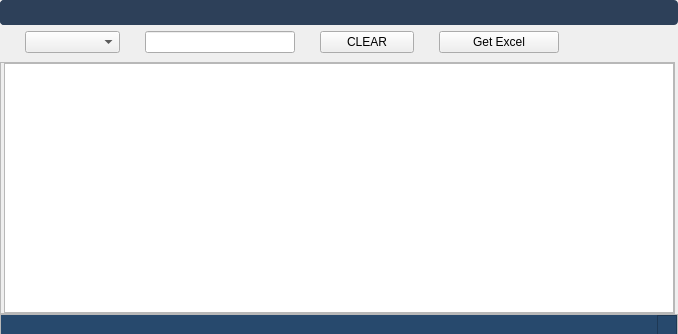
<?xml version="1.0" encoding="UTF-8"?>
<ui version="4.0">
 <class>MainWindow</class>
 <widget class="QMainWindow" name="MainWindow">
  <property name="geometry">
   <rect>
    <x>0</x>
    <y>0</y>
    <width>678</width>
    <height>334</height>
   </rect>
  </property>
  <property name="windowTitle">
   <string>MainWindow</string>
  </property>
  <property name="dockOptions">
   <set>QMainWindow::AllowNestedDocks|QMainWindow::AllowTabbedDocks|QMainWindow::AnimatedDocks|QMainWindow::ForceTabbedDocks|QMainWindow::GroupedDragging|QMainWindow::VerticalTabs</set>
  </property>
  <widget class="QWidget" name="centralwidget">
   <layout class="QGridLayout" name="gridLayout">
    <property name="leftMargin">
     <number>0</number>
    </property>
    <property name="topMargin">
     <number>0</number>
    </property>
    <property name="rightMargin">
     <number>0</number>
    </property>
    <property name="bottomMargin">
     <number>0</number>
    </property>
    <property name="spacing">
     <number>0</number>
    </property>
    <item row="2" column="2">
     <widget class="Line" name="line_3">
      <property name="styleSheet">
       <string notr="true">background-color: transparent;</string>
      </property>
      <property name="orientation">
       <enum>Qt::Vertical</enum>
      </property>
     </widget>
    </item>
    <item row="3" column="0">
     <widget class="Line" name="line_18">
      <property name="orientation">
       <enum>Qt::Horizontal</enum>
      </property>
     </widget>
    </item>
    <item row="1" column="1">
     <widget class="Line" name="line_2">
      <property name="styleSheet">
       <string notr="true">background-color: transparent;</string>
      </property>
      <property name="orientation">
       <enum>Qt::Horizontal</enum>
      </property>
     </widget>
    </item>
    <item row="2" column="1">
     <widget class="QFrame" name="mainFrame">
      <property name="sizePolicy">
       <sizepolicy hsizetype="Expanding" vsizetype="Expanding">
        <horstretch>0</horstretch>
        <verstretch>0</verstretch>
       </sizepolicy>
      </property>
      <property name="frameShape">
       <enum>QFrame::StyledPanel</enum>
      </property>
      <property name="frameShadow">
       <enum>QFrame::Raised</enum>
      </property>
      <layout class="QGridLayout" name="gridLayout_4">
       <property name="leftMargin">
        <number>0</number>
       </property>
       <property name="topMargin">
        <number>0</number>
       </property>
       <property name="rightMargin">
        <number>0</number>
       </property>
       <property name="bottomMargin">
        <number>0</number>
       </property>
       <property name="spacing">
        <number>0</number>
       </property>
       <item row="0" column="1">
        <widget class="QTableView" name="tableView">
         <property name="font">
          <font>
           <pointsize>11</pointsize>
          </font>
         </property>
         <property name="styleSheet">
          <string notr="true"/>
         </property>
         <property name="selectionBehavior">
          <enum>QAbstractItemView::SelectRows</enum>
         </property>
         <property name="showGrid">
          <bool>false</bool>
         </property>
         <property name="sortingEnabled">
          <bool>true</bool>
         </property>
         <attribute name="verticalHeaderDefaultSectionSize">
          <number>23</number>
         </attribute>
        </widget>
       </item>
       <item row="0" column="0">
        <widget class="Line" name="line">
         <property name="styleSheet">
          <string notr="true">background-color:transparent;</string>
         </property>
         <property name="orientation">
          <enum>Qt::Vertical</enum>
         </property>
        </widget>
       </item>
      </layout>
     </widget>
    </item>
    <item row="3" column="1" colspan="2">
     <widget class="QFrame" name="StatusBar">
      <property name="minimumSize">
       <size>
        <width>0</width>
        <height>20</height>
       </size>
      </property>
      <property name="maximumSize">
       <size>
        <width>16777215</width>
        <height>20</height>
       </size>
      </property>
      <property name="frameShape">
       <enum>QFrame::StyledPanel</enum>
      </property>
      <property name="frameShadow">
       <enum>QFrame::Raised</enum>
      </property>
      <layout class="QGridLayout" name="gridLayout_7">
       <property name="leftMargin">
        <number>0</number>
       </property>
       <property name="topMargin">
        <number>0</number>
       </property>
       <property name="rightMargin">
        <number>0</number>
       </property>
       <property name="bottomMargin">
        <number>0</number>
       </property>
       <property name="spacing">
        <number>0</number>
       </property>
       <item row="0" column="0">
        <widget class="QLabel" name="label">
         <property name="minimumSize">
          <size>
           <width>0</width>
           <height>20</height>
          </size>
         </property>
         <property name="styleSheet">
          <string notr="true">background-color:#27496D;
  border-radius: 0
px;</string>
         </property>
         <property name="text">
          <string/>
         </property>
         <property name="wordWrap">
          <bool>true</bool>
         </property>
        </widget>
       </item>
       <item row="0" column="1">
        <widget class="QFrame" name="gripFolio">
         <property name="minimumSize">
          <size>
           <width>0</width>
           <height>20</height>
          </size>
         </property>
         <property name="maximumSize">
          <size>
           <width>20</width>
           <height>20</height>
          </size>
         </property>
         <property name="styleSheet">
          <string notr="true">background-color:#27496D;
  border-radius: 0
px;</string>
         </property>
         <property name="frameShape">
          <enum>QFrame::StyledPanel</enum>
         </property>
         <property name="frameShadow">
          <enum>QFrame::Raised</enum>
         </property>
         <property name="lineWidth">
          <number>0</number>
         </property>
        </widget>
       </item>
      </layout>
     </widget>
    </item>
    <item row="0" column="0" colspan="3">
     <widget class="QWidget" name="indexBar" native="true">
      <property name="sizePolicy">
       <sizepolicy hsizetype="Preferred" vsizetype="Minimum">
        <horstretch>0</horstretch>
        <verstretch>0</verstretch>
       </sizepolicy>
      </property>
      <property name="minimumSize">
       <size>
        <width>0</width>
        <height>0</height>
       </size>
      </property>
      <property name="styleSheet">
       <string notr="true">QTreeView:branch:selected, QTreeView:branch:hover {
  background: url(&quot;:/qss_icons/rc/transparent.png&quot;);
}

QTreeView:branch:has-siblings:!adjoins-item {
  border-image: url(&quot;:/qss_icons/rc/branch_line.png&quot;) 0;
}

QTreeView:branch:has-siblings:adjoins-item {
  border-image: url(&quot;:/qss_icons/rc/branch_more.png&quot;) 0;
}

QTreeView:branch:!has-children:!has-siblings:adjoins-item {
  border-image: url(&quot;:/qss_icons/rc/branch_end.png&quot;) 0;
}

QTreeView:branch:has-children:!has-siblings:closed, QTreeView:branch:closed:has-children:has-siblings {
  border-image: none;
  image: url(&quot;:/qss_icons/rc/branch_closed.png&quot;);
}

QTreeView:branch:open:has-children:!has-siblings, QTreeView:branch:open:has-children:has-siblings {
  border-image: none;
  image: url(&quot;:/qss_icons/rc/branch_open.png&quot;);
}

QTreeView:branch:has-children:!has-siblings:closed:hover, QTreeView:branch:closed:has-children:has-siblings:hover {
  image: url(&quot;:/qss_icons/rc/branch_closed_focus.png&quot;);
}

QTreeView:branch:open:has-children:!has-siblings:hover, QTreeView:branch:open:has-children:has-siblings:hover {
  image: url(&quot;:/qss_icons/rc/branch_open_focus.png&quot;);
}

QTreeView::indicator:checked,
QListView::indicator:checked {
  image: url(&quot;:/qss_icons/rc/checkbox_checked.png&quot;);
}

QTreeView::indicator:checked:hover, QTreeView::indicator:checked:focus, QTreeView::indicator:checked:pressed,
QListView::indicator:checked:hover,
QListView::indicator:checked:focus,
QListView::indicator:checked:pressed {
  image: url(&quot;:/qss_icons/rc/checkbox_checked_focus.png&quot;);
}

QTreeView::indicator:unchecked,
QListView::indicator:unchecked {
  image: url(&quot;:/qss_icons/rc/checkbox_unchecked.png&quot;);
}

QTreeView::indicator:unchecked:hover, QTreeView::indicator:unchecked:focus, QTreeView::indicator:unchecked:pressed,
QListView::indicator:unchecked:hover,
QListView::indicator:unchecked:focus,
QListView::indicator:unchecked:pressed {
  image: url(&quot;:/qss_icons/rc/checkbox_unchecked_focus.png&quot;);
}

QTreeView::indicator:indeterminate,
QListView::indicator:indeterminate {
  image: url(&quot;:/qss_icons/rc/checkbox_indeterminate.png&quot;);
}

QTreeView::indicator:indeterminate:hover, QTreeView::indicator:indeterminate:focus, QTreeView::indicator:indeterminate:pressed,
QListView::indicator:indeterminate:hover,
QListView::indicator:indeterminate:focus,
QListView::indicator:indeterminate:pressed {
  image: url(&quot;:/qss_icons/rc/checkbox_indeterminate_focus.png&quot;);
}

QTreeView,
QListView,
QTableView,
QColumnView {
  background-color: #ffffff;
  border: 1px solid #2d2d2d;
  color: #F0F0F0;
  gridline-color: #2d2d2d;
  border-radius: 4px;
}

QTreeView:disabled,
QListView:disabled,
QTableView:disabled,
QColumnView:disabled {
  background-color: #1e1e1e;
  color: #787878;
}

QTreeView:selected,
QListView:selected,
QTableView:selected,
QColumnView:selected {
  background-color: #ffffff;
  color: #2d2d2d;
}

QTreeView:hover,
QListView:hover,
QTableView:hover,
QColumnView:hover {
  background-color: #ffffff;
  border: 1px solid #148CD2;
}

QTreeView::item:pressed,
QListView::item:pressed,
QTableView::item:pressed,
QColumnView::item:pressed {
  background-color: #ffffff;
}

QTreeView::item:selected:hover,
QListView::item:selected:hover,
QTableView::item:selected:hover,
QColumnView::item:selected:hover {
  background: #ffffff;
  color: #282828;
}

QTreeView::item:selected:active,
QListView::item:selected:active,
QTableView::item:selected:active,
QColumnView::item:selected:active {
background-color: palette(highlight);
 color: palette(highlightedText);
}

QTreeView::item:!selected:hover,
QListView::item:!selected:hover,
QTableView::item:!selected:hover,
QColumnView::item:!selected:hover {
  outline: 0;
  color: #148CD2;
  background-color: #2d2d2d;
}

QTableCornerButton::section {
  background-color: #282828;
  border: 1px transparent #2d2d2d;
  border-radius: 0px;
}
</string>
      </property>
      <layout class="QGridLayout" name="gridLayout_2">
       <property name="leftMargin">
        <number>0</number>
       </property>
       <property name="topMargin">
        <number>0</number>
       </property>
       <property name="rightMargin">
        <number>0</number>
       </property>
       <property name="bottomMargin">
        <number>6</number>
       </property>
       <property name="horizontalSpacing">
        <number>0</number>
       </property>
       <property name="verticalSpacing">
        <number>6</number>
       </property>
       <item row="1" column="1" rowspan="2">
        <widget class="QComboBox" name="cbHeads"/>
       </item>
       <item row="1" column="4" rowspan="2">
        <widget class="Line" name="line_10">
         <property name="minimumSize">
          <size>
           <width>10</width>
           <height>0</height>
          </size>
         </property>
         <property name="maximumSize">
          <size>
           <width>25</width>
           <height>16777215</height>
          </size>
         </property>
         <property name="styleSheet">
          <string notr="true">background-color:transparent</string>
         </property>
         <property name="orientation">
          <enum>Qt::Horizontal</enum>
         </property>
        </widget>
       </item>
       <item row="1" column="5" rowspan="2">
        <widget class="QPushButton" name="pbClearfilter">
         <property name="minimumSize">
          <size>
           <width>80</width>
           <height>0</height>
          </size>
         </property>
         <property name="maximumSize">
          <size>
           <width>200</width>
           <height>16777215</height>
          </size>
         </property>
         <property name="text">
          <string>CLEAR</string>
         </property>
        </widget>
       </item>
       <item row="1" column="9" rowspan="2">
        <widget class="Line" name="line_13">
         <property name="minimumSize">
          <size>
           <width>10</width>
           <height>0</height>
          </size>
         </property>
         <property name="maximumSize">
          <size>
           <width>16777215</width>
           <height>16777215</height>
          </size>
         </property>
         <property name="styleSheet">
          <string notr="true">background-color:transparent</string>
         </property>
         <property name="orientation">
          <enum>Qt::Horizontal</enum>
         </property>
        </widget>
       </item>
       <item row="2" column="0">
        <widget class="Line" name="line_14">
         <property name="minimumSize">
          <size>
           <width>10</width>
           <height>0</height>
          </size>
         </property>
         <property name="maximumSize">
          <size>
           <width>25</width>
           <height>16777215</height>
          </size>
         </property>
         <property name="styleSheet">
          <string notr="true">background-color: transparent;</string>
         </property>
         <property name="orientation">
          <enum>Qt::Horizontal</enum>
         </property>
        </widget>
       </item>
       <item row="1" column="7" rowspan="2" colspan="2">
        <widget class="QPushButton" name="pbGetExcel">
         <property name="minimumSize">
          <size>
           <width>80</width>
           <height>0</height>
          </size>
         </property>
         <property name="maximumSize">
          <size>
           <width>200</width>
           <height>16777215</height>
          </size>
         </property>
         <property name="text">
          <string>Get Excel</string>
         </property>
        </widget>
       </item>
       <item row="1" column="6" rowspan="2">
        <widget class="Line" name="line_7">
         <property name="minimumSize">
          <size>
           <width>10</width>
           <height>0</height>
          </size>
         </property>
         <property name="maximumSize">
          <size>
           <width>25</width>
           <height>16777215</height>
          </size>
         </property>
         <property name="styleSheet">
          <string notr="true">background-color: transparent;</string>
         </property>
         <property name="orientation">
          <enum>Qt::Horizontal</enum>
         </property>
        </widget>
       </item>
       <item row="2" column="2">
        <widget class="Line" name="line_12">
         <property name="minimumSize">
          <size>
           <width>10</width>
           <height>0</height>
          </size>
         </property>
         <property name="maximumSize">
          <size>
           <width>25</width>
           <height>16777215</height>
          </size>
         </property>
         <property name="styleSheet">
          <string notr="true">background-color: transparent;</string>
         </property>
         <property name="orientation">
          <enum>Qt::Horizontal</enum>
         </property>
        </widget>
       </item>
       <item row="2" column="8">
        <widget class="Line" name="line_11">
         <property name="minimumSize">
          <size>
           <width>10</width>
           <height>0</height>
          </size>
         </property>
         <property name="maximumSize">
          <size>
           <width>25</width>
           <height>16777215</height>
          </size>
         </property>
         <property name="styleSheet">
          <string notr="true">background-color: transparent;</string>
         </property>
         <property name="orientation">
          <enum>Qt::Horizontal</enum>
         </property>
        </widget>
       </item>
       <item row="2" column="10">
        <widget class="Line" name="line_9">
         <property name="minimumSize">
          <size>
           <width>10</width>
           <height>0</height>
          </size>
         </property>
         <property name="maximumSize">
          <size>
           <width>25</width>
           <height>16777215</height>
          </size>
         </property>
         <property name="styleSheet">
          <string notr="true">background-color: transparent;</string>
         </property>
         <property name="orientation">
          <enum>Qt::Horizontal</enum>
         </property>
        </widget>
       </item>
       <item row="1" column="3" rowspan="2">
        <widget class="QLineEdit" name="le_text">
         <property name="maximumSize">
          <size>
           <width>150</width>
           <height>16777215</height>
          </size>
         </property>
        </widget>
       </item>
       <item row="0" column="0" colspan="11">
        <widget class="QFrame" name="headerFrame">
         <property name="sizePolicy">
          <sizepolicy hsizetype="Expanding" vsizetype="Maximum">
           <horstretch>0</horstretch>
           <verstretch>0</verstretch>
          </sizepolicy>
         </property>
         <property name="minimumSize">
          <size>
           <width>0</width>
           <height>0</height>
          </size>
         </property>
         <property name="styleSheet">
          <string notr="true">/* QFrame -----------------------------------------------------------------

https://doc.qt.io/qt-5/stylesheet-examples.html#customizing-qframe
https://doc.qt.io/qt-5/qframe.html#-prop
https://doc.qt.io/qt-5/qframe.html#details
https://stackoverflow.com/questions/14581498/qt-stylesheet-for-hline-vline-color

--------------------------------------------------------------------------- */
/* (dot) .QFrame  fix #141, #126, #123 */
.QFrame {
  background-color: #2D4059;

  border-radius: 4px;
  border: 0px solid transparent;

  /* No frame */
  /* HLine */
  /* HLine */
}

.QFrame[frameShape=&quot;0&quot;] {
  border-radius: 4px;
  border: 1px transparent #2d2d2d;
}

.QFrame[frameShape=&quot;4&quot;] {
  max-height: 2px;
  border: none;
  background-color: #2d2d2d;
}

.QFrame[frameShape=&quot;5&quot;] {
  max-width: 2px;
  border: none;
  background-color: #2d2d2d;
}


</string>
         </property>
         <property name="frameShape">
          <enum>QFrame::Box</enum>
         </property>
         <property name="frameShadow">
          <enum>QFrame::Sunken</enum>
         </property>
         <layout class="QGridLayout" name="gridLayout_8">
          <property name="leftMargin">
           <number>0</number>
          </property>
          <property name="topMargin">
           <number>0</number>
          </property>
          <property name="rightMargin">
           <number>0</number>
          </property>
          <property name="bottomMargin">
           <number>0</number>
          </property>
          <property name="spacing">
           <number>0</number>
          </property>
          <item row="0" column="2" alignment="Qt::AlignRight|Qt::AlignTop">
           <widget class="QFrame" name="btnframe_4">
            <property name="sizePolicy">
             <sizepolicy hsizetype="Expanding" vsizetype="Expanding">
              <horstretch>0</horstretch>
              <verstretch>0</verstretch>
             </sizepolicy>
            </property>
            <property name="minimumSize">
             <size>
              <width>0</width>
              <height>25</height>
             </size>
            </property>
            <property name="maximumSize">
             <size>
              <width>16777215</width>
              <height>25</height>
             </size>
            </property>
            <property name="styleSheet">
             <string notr="true">background-color: transparent;</string>
            </property>
            <property name="frameShape">
             <enum>QFrame::StyledPanel</enum>
            </property>
            <property name="frameShadow">
             <enum>QFrame::Raised</enum>
            </property>
            <layout class="QHBoxLayout" name="horizontalLayout_4">
             <property name="spacing">
              <number>0</number>
             </property>
             <property name="leftMargin">
              <number>0</number>
             </property>
             <property name="topMargin">
              <number>0</number>
             </property>
             <property name="rightMargin">
              <number>0</number>
             </property>
             <property name="bottomMargin">
              <number>0</number>
             </property>
             <item>
              <widget class="QPushButton" name="bt_min_3">
               <property name="minimumSize">
                <size>
                 <width>25</width>
                 <height>25</height>
                </size>
               </property>
               <property name="styleSheet">
                <string notr="true">QPushButton {
  background-color: transparent;
border-radius: 10px;

  border: 1px solid transparent;

}
QPushButton:hover {
border-radius: 10px;
  background-color: #000000;    
}
</string>
               </property>
               <property name="text">
                <string/>
               </property>
               <property name="icon">
                <iconset resource="../icons/icons.qrc">
                 <normaloff>:/newPrefix/icons/minus-circle.svg</normaloff>:/newPrefix/icons/minus-circle.svg</iconset>
               </property>
               <property name="iconSize">
                <size>
                 <width>20</width>
                 <height>20</height>
                </size>
               </property>
              </widget>
             </item>
             <item>
              <widget class="QPushButton" name="bt_close_3">
               <property name="minimumSize">
                <size>
                 <width>0</width>
                 <height>25</height>
                </size>
               </property>
               <property name="styleSheet">
                <string notr="true">QPushButton {
  background-color: transparent;
border-radius: 10px;

  border: 1px solid transparent;

}
QPushButton:hover {
border-radius: 10px;
  background-color: #ff2626;    
}
</string>
               </property>
               <property name="text">
                <string/>
               </property>
               <property name="icon">
                <iconset resource="../icons/icons.qrc">
                 <normaloff>:/newPrefix/icons/x-circle.svg</normaloff>:/newPrefix/icons/x-circle.svg</iconset>
               </property>
               <property name="iconSize">
                <size>
                 <width>20</width>
                 <height>20</height>
                </size>
               </property>
              </widget>
             </item>
            </layout>
           </widget>
          </item>
          <item row="0" column="1">
           <widget class="QFrame" name="frame_5">
            <property name="sizePolicy">
             <sizepolicy hsizetype="Expanding" vsizetype="Preferred">
              <horstretch>0</horstretch>
              <verstretch>0</verstretch>
             </sizepolicy>
            </property>
            <property name="minimumSize">
             <size>
              <width>0</width>
              <height>25</height>
             </size>
            </property>
            <property name="maximumSize">
             <size>
              <width>16777215</width>
              <height>25</height>
             </size>
            </property>
            <property name="frameShape">
             <enum>QFrame::StyledPanel</enum>
            </property>
            <property name="frameShadow">
             <enum>QFrame::Raised</enum>
            </property>
           </widget>
          </item>
         </layout>
        </widget>
       </item>
      </layout>
     </widget>
    </item>
   </layout>
  </widget>
 </widget>
 <resources>
  <include location="../icons/icons.qrc"/>
 </resources>
 <connections/>
</ui>
